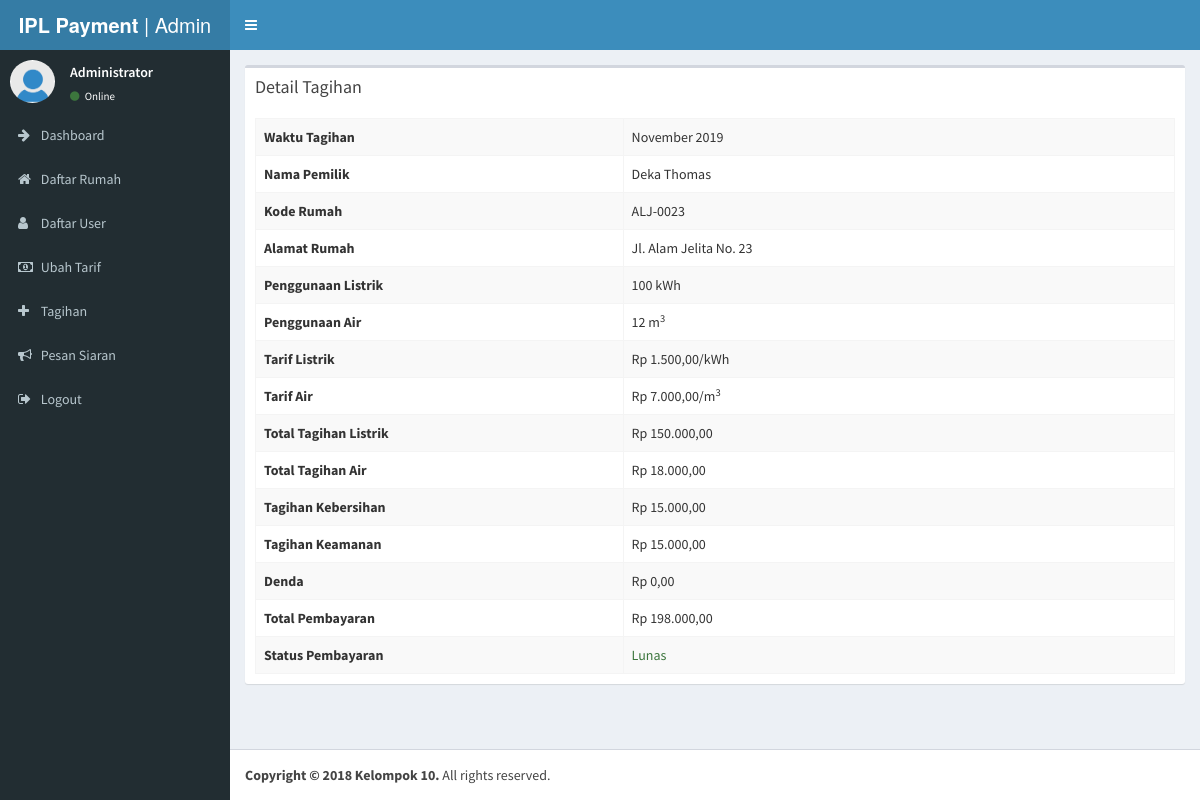
The page /admin/tagihan_detail.php?id=13 (signed in) on the database its author committed.
### tables this page shows
CREATE TABLE `tagihan` (
  `id` int(11) NOT NULL,
  `rumah_id` int(11) NOT NULL,
  `listrik` int(11) NOT NULL,
  `air` int(11) NOT NULL,
  `tagihan_kebersihan` int(11) NOT NULL,
  `tagihan_keamanan` int(11) NOT NULL,
  `tagihan_listrik` int(11) NOT NULL,
  `tagihan_air` int(11) NOT NULL,
  `denda` int(11) NOT NULL,
  `total` int(11) NOT NULL,
  `tanggal` int(11) NOT NULL,
  `bulan` varchar(255) NOT NULL,
  `tahun` varchar(255) NOT NULL,
  `status` int(11) NOT NULL,
  `bukti_bayar` varchar(255) NOT NULL,
  `flag_bulan_denda` int(11) NOT NULL
);

CREATE TABLE `user` (
  `id` int(11) NOT NULL,
  `nama` varchar(255) NOT NULL,
  `nik` varchar(255) NOT NULL,
  `nomor_hp` varchar(255) NOT NULL,
  `rumah_id` int(11) NOT NULL,
  `email` varchar(255) NOT NULL,
  `password` varchar(255) NOT NULL
);

CREATE TABLE `rumah` (
  `id` int(11) NOT NULL,
  `kode` varchar(255) NOT NULL,
  `alamat` text NOT NULL
);

CREATE TABLE `tarif` (
  `air` int(11) NOT NULL,
  `listrik` int(11) NOT NULL,
  `keamanan` int(11) NOT NULL,
  `kebersihan` int(11) NOT NULL
);

### config/koneksi.php (called while the page is built, shortened)
<?php
function rupiah($angka){
	$hasil_rupiah = "Rp " . number_format($angka,2,',','.');
	return $hasil_rupiah;
}
function bulanIndo($angka){
	switch ($angka) {
		case 11:
			return "November";
			break;
	}
}
?>

### admin/tagihan_detail.php (the view, shortened to what this page needs)
<?php
require_once "../config/koneksi.php";
$adminId = $_SESSION['admin'];
$resPanitia = mysqli_query($conn, "SELECT * FROM admin WHERE id='$adminId'");
$rowPanitia = mysqli_fetch_assoc($resPanitia);
$siswaId = $_GET['id'];
$resData = mysqli_query($conn, "SELECT * FROM tagihan INNER JOIN rumah ON tagihan.rumah_id = rumah.id INNER JOIN user ON tagihan.rumah_id = user.rumah_id WHERE tagihan.id='$siswaId'");
$rowData = mysqli_fetch_assoc($resData);
$tarif = mysqli_query($conn, "SELECT * FROM tarif");
$rowTarif = mysqli_fetch_assoc($tarif);
?>
<!DOCTYPE html>
<html>
<head>
  <link rel="stylesheet" href="../lib/bootstrap/css/bootstrap.min.css">
  <link rel="stylesheet" href="https://cdnjs.cloudflare.com/ajax/libs/font-awesome/4.5.0/css/font-awesome.min.css">
  <link rel="stylesheet" href="https://cdnjs.cloudflare.com/ajax/libs/ionicons/2.0.1/css/ionicons.min.css">
  <link rel="stylesheet" href="../dist/css/AdminLTE.min.css">
  <link rel="stylesheet" href="../dist/css/skins/_all-skins.min.css">
  <link rel="stylesheet" href="../plugins/iCheck/flat/blue.css">
  <link rel="stylesheet" href="../plugins/morris/morris.css">
  <link rel="stylesheet" href="../plugins/jvectormap/jquery-jvectormap-1.2.2.css">
  <link rel="stylesheet" href="../plugins/datepicker/datepicker3.css">
  <link rel="stylesheet" href="../plugins/daterangepicker/daterangepicker.css">
  <link rel="stylesheet" href="../plugins/bootstrap-wysihtml5/bootstrap3-wysihtml5.min.css">
</head>
<body class="hold-transition skin-blue sidebar-mini">
<div class="wrapper">
  <header class="main-header">
    <a href="index.php" class="logo">
      <span class="logo-lg"><b>IPL Payment</b> | Admin</span>
    </a>
    <nav class="navbar navbar-static-top">
      <a href="#" class="sidebar-toggle" data-toggle="offcanvas" role="button">
      </a>
    </nav>
  </header>
  <aside class="main-sidebar">
    <section class="sidebar">
      <div class="user-panel">
        <div class="pull-left image">
          <img src="../images/user.jpg" class="img-circle" alt="User Image">
        </div>
        <div class="pull-left info">
          <p><?php echo $rowPanitia['nama']; ?></p>
          <a href="#"><i class="fa fa-circle text-success"></i> Online</a>
        </div>
      </div>
      <?php include('../config/nav.php'); ?>
    </section>
  </aside>
  <div class="content-wrapper">
    <section class="content">
          <div class="box">
            <div class="box-header">
              <h3 class="box-title">Detail Tagihan</h3>
            </div>
            <div class="box-body table-responsive">
          <table class="table table-bordered table-striped">
            <tr>
              <th width="40%">Waktu Tagihan</th>
              <td width="60%"><?php echo bulanIndo($rowData['bulan']) . " " . date('Y'); ?></td>
            </tr>
            <tr>
              <th width="40%">Nama Pemilik</th>
              <td width="60%"><?php echo $rowData['nama']; ?></td>
            </tr>
            <tr>
              <th width="40%">Kode Rumah</th>
              <td width="60%"><?php echo $rowData['kode']; ?></td>
            </tr>
            <tr>
              <th width="40%">Alamat Rumah</th>
              <td width="60%"><?php echo $rowData['alamat']; ?></td>
            </tr>
            <tr>
              <th width="40%">Penggunaan Listrik</th>
              <td width="60%"><?php echo $rowData['listrik']; ?> kWh</td>
            </tr>
            <tr>
              <th width="40%">Penggunaan Air</th>
              <td width="60%"><?php echo $rowData['air']; ?> m<sup>3</sup></td>
            </tr>
            <tr>
              <th width="40%">Tarif Listrik</th>
              <td width="60%"><?php echo rupiah($rowTarif['listrik']); ?>/kWh</td>
            </tr>
            <tr>
              <th width="40%">Tarif Air</th>
              <td width="60%"><?php echo rupiah($rowTarif['air']); ?>/m<sup>3</sup></td>
            </tr>
            <tr>
              <th width="40%">Total Tagihan Listrik</th>
              <td width="60%"><?php echo rupiah($rowData['tagihan_listrik']); ?></td>
            </tr>
            <tr>
              <th width="40%">Total Tagihan Air</th>
              <td width="60%"><?php echo rupiah($rowData['tagihan_air']); ?></td>
            </tr>
            <tr>
              <th width="40%">Tagihan Kebersihan</th>
              <td width="60%"><?php echo rupiah($rowData['tagihan_kebersihan']); ?></td>
            </tr>
            <tr>
              <th width="40%">Tagihan Keamanan</th>
              <td width="60%"><?php echo rupiah($rowData['tagihan_keamanan']); ?></td>
            </tr>
            <tr>
              <th width="40%">Denda</th>
              <td width="60%"><?php echo rupiah($rowData['denda']); ?></td>
            </tr>
            <tr>
              <th width="40%">Total Pembayaran</th>
              <td width="60%"><?php echo rupiah($rowData['total']); ?></td>
            </tr>
            <tr>
              <th width="40%">Status Pembayaran</th>
              <td width="60%">
                      <?php
                        switch ($rowData['status']) {
                          case 2:
                          echo "<span class='text-success'>Lunas</span>";
                            break;
                        }
                      ?></td>
            </tr>
          </table>
        </div>
          </div>
    </section>
  </div>
  <footer class="main-footer">
    <strong>Copyright &copy; 2018 Kelompok 10.</strong> All rights
    reserved.
  </footer>
</div>
</body>
</html>

### rows shown on the page
tagihan: bulan "November", user.nama "Deka Thomas", rumah.kode "ALJ-0023", rumah.alamat "Jl. Alam Jelita No. 23", listrik "100", air "12", tagihan_listrik "Rp 150.000,00", tagihan_air "Rp 18.000,00", tagihan_kebersihan "Rp 15.000,00", tagihan_keamanan "Rp 15.000,00", denda "Rp 0,00", total "Rp 198.000,00"
tarif: listrik "Rp 1.500,00", air "Rp 7.000,00"

### other values the page prints
$rowPanitia['nama'] "Administrator"
